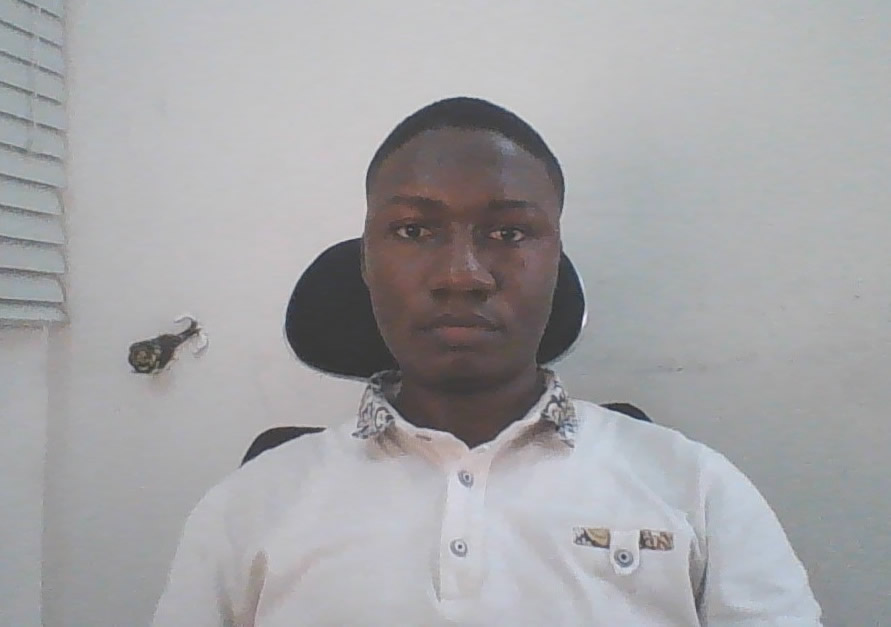
#> input picture John.jpg, 891 x 627 px, given in place of the camera
$ python Face_Rotate.py
#> lines starting #> are read from the running program, lines starting #| are printed output that depends on the picture; after the words box and inside, x2 and y2 are one past the last pixel; in counts of white or black regions, pixels touching at a corner belong together; long printed decimals are rounded
### NameFind.py
#     ----------- FUNCTION TO READ THE FILE AND ADD THE NAMES AND IDs IN TO TUPLES

import cv2
import math
import  time

now_time = time.clock()

#face_cascade = cv2.CascadeClassifier('Haar/haarcascade_frontalcatface.xml')
face = cv2.CascadeClassifier('Haar/haarcascade_frontalface_default.xml')
glass_cas = cv2.CascadeClassifier('Haar/haarcascade_eye_tree_eyeglasses.xml')

WHITE = [255, 255, 255]

def FileRead():
    Info = open("Names.txt", "r")                       # Open th text file in readmode
#> (reads Names.txt from the repository)
    NAME = []                                           # The tuple to store Names
    while (True):                                       # Read all the lines in the file and store them in two tuples
        Line = Info.readline()
        if Line == '':
            break
        NAME.append (Line.split(",")[1].rstrip())

    return NAME                                     # Return the two tuples

Names = FileRead()                                 # Run the above Function to get the ID and Names Tuple

#     ------------------- FUNCTION TO FIND THE NAME  -----------------------------------------------------------


# [102 lines left out: functions ID2Name, AddName, DispID, draw_box, DispID2, DispID3, not called in this run]


def DrawBox(Image, x, y, w, h):
    cv2.rectangle(Image, (x, y), (x + w, y + h), (255, 255, 255), 1)     # Draw a rectangle arround the face

# ----------------------------- THIS FUNCTION TAKES IN SPEC CASCADE, FACE CASCADE AND AN IMAGE
# ------------------------- IT RETURNS A CROPPED FACE AND IF POSSIBLE STRAIGHTENS THE TILT OF THE HEAD


def DetectEyes(Image):
    Theta = 0
    rows, cols = Image.shape
    glass = glass_cas.detectMultiScale(Image)                                               # This ditects the eyes
    for (sx, sy, sw, sh) in glass:
        if glass.shape[0] == 2:                                                             # The Image should have 2 eyes
            if glass[1][0] > glass[0][0]:
                DY = ((glass[1][1] + glass[1][3] / 2) - (glass[0][1] + glass[0][3] / 2))    # Height diffrence between the glass
                DX = ((glass[1][0] + glass[1][2] / 2) - glass[0][0] + (glass[0][2] / 2))    # Width diffrance between the glass
            else:
                DY = (-(glass[1][1] + glass[1][3] / 2) + (glass[0][1] + glass[0][3] / 2))   # Height diffrence between the glass
                DX = (-(glass[1][0] + glass[1][2] / 2) + glass[0][0] + (glass[0][2] / 2))   # Width diffrance between the glass

            if (DX != 0.0) and (DY != 0.0):                                                 # Make sure the the change happens only if there is an angle
                Theta = math.degrees(math.atan(round(float(DY) / float(DX), 2)))            # Find the Angle
                print ("Theta  " + str(Theta))

                M = cv2.getRotationMatrix2D((cols / 2, rows / 2), Theta, 1)                 # Find the Rotation Matrix
                Image = cv2.warpAffine(Image, M, (cols, rows))
                # cv2.imshow('ROTATED', Image)                                              # UNCOMMENT IF YOU WANT TO SEE THE

                Face2 = face.detectMultiScale(Image, 1.3, 5)                                # This detects a face in the image
                for (FaceX, FaceY, FaceWidth, FaceHeight) in Face2:
                    CroppedFace = Image[FaceY: FaceY + FaceHeight, FaceX: FaceX + FaceWidth]
                    return CroppedFace


def tell_time_passed():
    print ('TIME PASSED ' + str(round(((time.clock() - now_time)/60), 2)) + ' MINS')

### Face_Rotate.py
import cv2                  # Importing the opencv
import numpy as np          # Import Numarical Python
import NameFind
WHITE = [255, 255, 255]

#   import the Haar cascades for face ditection

face_cascade = cv2.CascadeClassifier('Haar/haarcascade_frontalcatface.xml')
eye_cascade = cv2.CascadeClassifier('Haar/haarcascade_eye.xml')

cap = cv2.VideoCapture(0)                                                                           # Camera object

while True:
    ret, img = cap.read()
#> img is the input picture: shape (627, 891, 3); mean B, G, R 166.8, 164.5, 164.9
    gray = cv2.cvtColor(img, cv2.COLOR_BGR2GRAY)                                                    # Convert the Camera to gray
    faces = face_cascade.detectMultiScale(gray, 1.3, 5)                                         # Detect the faces and store the positions
#> faces = [[353, 142, 225, 225]]
    for (x, y, w, h) in faces:                                                                  # Frames  LOCATION X, Y  WIDTH, HEIGHT
        FaceImage = gray[y - int(h / 2): y + int(h * 1.5), x - int(x / 2): x + int(w * 1.5)]    # The Face is isolated and cropped
        Img = (NameFind.DetectEyes(FaceImage))
        #cv2.putText(gray, "FACE DETECTED", (x+(w/2), y-5), cv2.FONT_HERSHEY_DUPLEX, .4, WHITE)
        cv2.putText(gray, "FACE DETECTED", (x+ int(w/2), y-5), cv2.FONT_HERSHEY_DUPLEX, .4, WHITE)
        if Img is not None:
            frame = Img                                                                         # Show the detected faces
        else:
            frame = gray[y: y+h, x: x+w]
        cv2.imshow("CAPTURED PHOTO", frame)                                                     # show the captured image
#> this loop made 1 pass
#> (x, y, w, h, rows in DetectEyes, cols in DetectEyes, glass in DetectEyes) on pass 1: (353, 142, 225, 225, 449, 513, [[208, 175, 52, 52], [304, 178, 52, 52]])
#| Theta  1.146
#> pass 1, `FaceImage = gray[y - int(h / 2): y + int(h * 1.5), x - int(x / 2): x +..`:
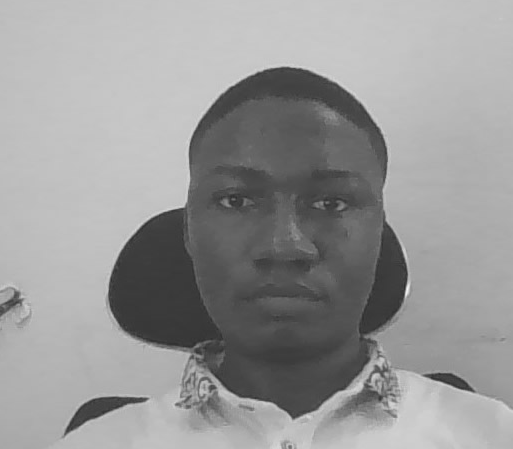
#> FaceImage: shape (449, 513); min 44, max 247, mean 151.7
#> pass 1, `Img = (NameFind.DetectEyes(FaceImage))`:
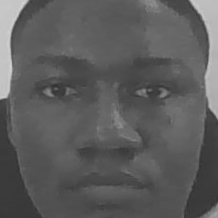
#> Img: shape (218, 218); min 51, max 210, mean 92.2
#> after the loop:
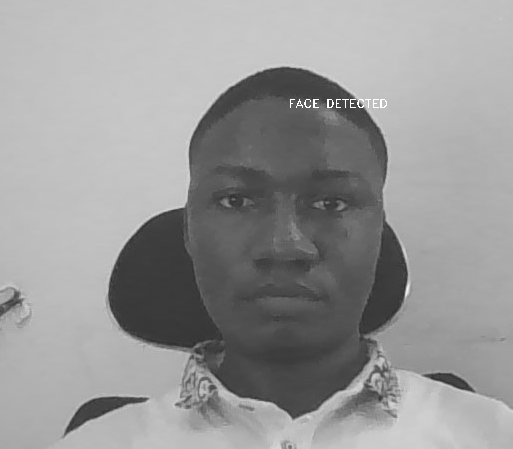
#> FaceImage: shape (449, 513); 0.12% of pixels changed, all inside (x1, y1, x2, y2) = (290, 99, 387, 108)
#> after the loop:
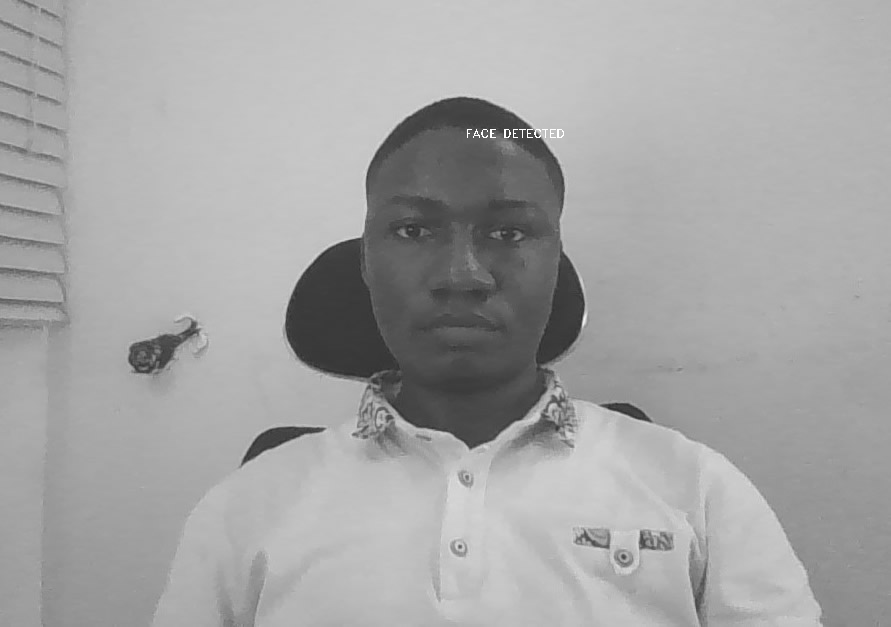
#> gray: shape (627, 891); min 44, max 255, mean 164.9
    cv2.imshow('Face Recognition System Capture Faces', gray)                                       # Show the video
    if cv2.waitKey(1) & 0xFF == ord('q'):
#> (key q is pressed here)
        break
cap.release()
cv2.destroyAllWindows()
